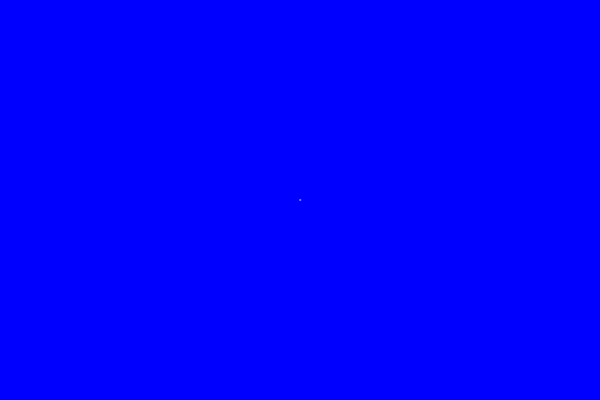
Frame 1 (no input)
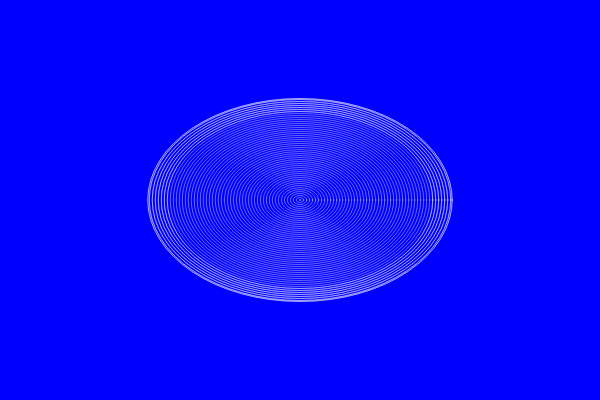
Frame 60 (no input)
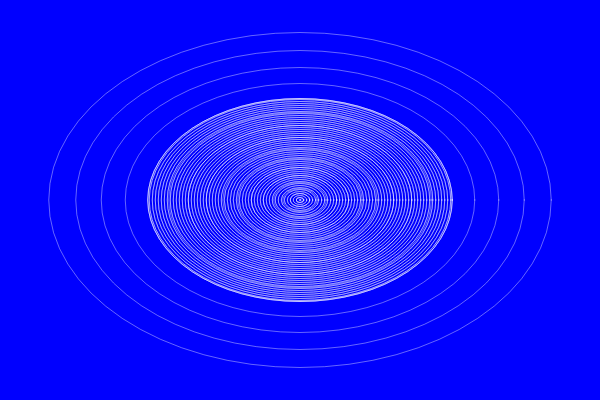
Frame 120 (the mouse pressed at the canvas centre since frame 60)

The p5.js sketch that drew these frames (run headless with seeded random() and noise() and a simulated clock; from frame 60 on, the mouse is pressed at the canvas centre):

// p5.js sketch
// ── sketch.js
function setup() {
  createCanvas(600, 400);
  background(0, 0, 255);
}

let taille = 1;
let growth = 4;

function draw() {
  stroke(255);
  strokeWeight(0.4);
  noFill();

  let largeur = taille * 1.5;
  let hauteur = taille;

  ellipse(300, 200, largeur, hauteur);
  taille += growth;

  if (taille > 200 || taille < 2) {
    growth += -2;
  }
}
